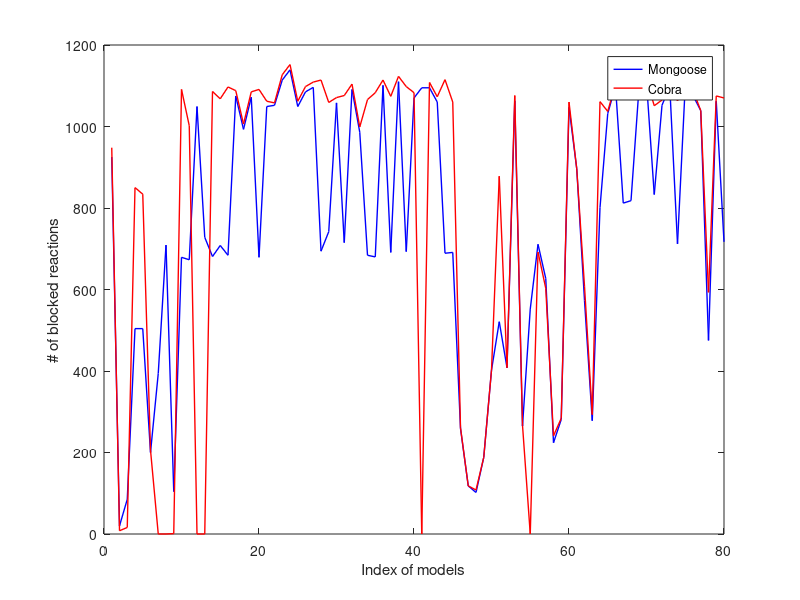
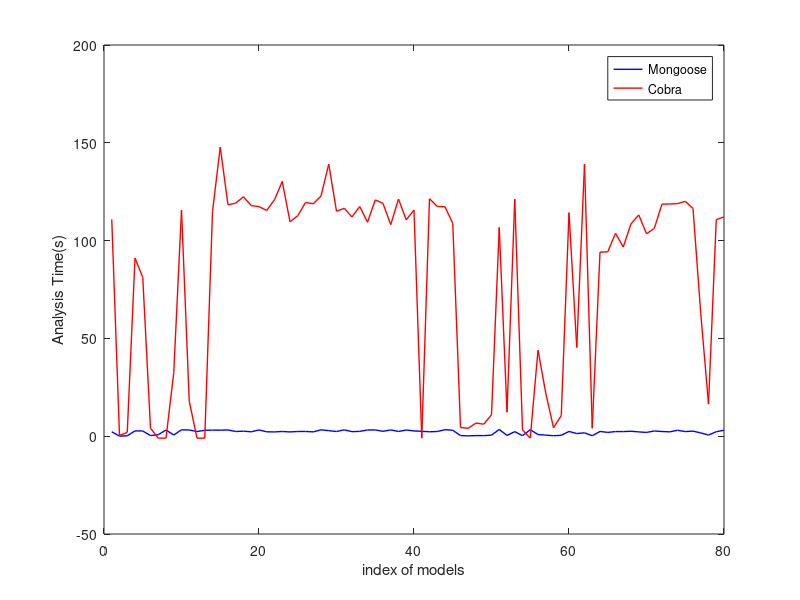

MATLAB code to generate these figures, in order:
% data
modelName = {'STM_v1_0'; 'e_coli_core'; 'iAB_RBC_283'; 'iAF1260'; 'iAF1260b'; 'iAF692'; 'iAF987'; 'iAPECO1_1312'; 'iAT_PLT_636'; 'iB21_1397'; 'iBWG_1329'; 'iE2348C_1286'; 'iEC042_1314'; 'iEC55989_1330'; 'iECABU_c1320'; 'iECBD_1354'; 'iECB_1328'; 'iECDH10B_1368'; 'iECDH1ME8569_1439'; 'iECD_1391'; 'iECED1_1282'; 'iECH74115_1262'; 'iECIAI1_1343'; 'iECIAI39_1322'; 'iECNA114_1301'; 'iECO103_1326'; 'iECO111_1330'; 'iECO26_1355'; 'iECOK1_1307'; 'iECP_1309'; 'iECS88_1305'; 'iECSE_1348'; 'iECSF_1327'; 'iECSP_1301'; 'iECUMN_1333'; 'iECW_1372'; 'iECs_1301'; 'iEKO11_1354'; 'iETEC_1333'; 'iEcDH1_1363'; 'iEcE24377_1341'; 'iEcHS_1320'; 'iEcSMS35_1347'; 'iEcolC_1368'; 'iG2583_1286'; 'iHN637'; 'iIT341'; 'iJB785'; 'iJN678'; 'iJN746'; 'iJO1366'; 'iJR904'; 'iLF82_1304'; 'iLJ478'; 'iML1515'; 'iMM904'; 'iND750'; 'iNF517'; 'iNJ661'; 'iNRG857_1313'; 'iPC815'; 'iRC1080'; 'iSB619'; 'iSBO_1134'; 'iSDY_1059'; 'iSFV_1184'; 'iSF_1195'; 'iSFxv_1172'; 'iSSON_1240'; 'iS_1188'; 'iSbBS512_1146'; 'iUMN146_1321'; 'iUMNK88_1353'; 'iUTI89_1310'; 'iWFL_1372'; 'iY75_1357'; 'iYL1228'; 'iYO844'; 'iZ_1308'; 'ic_1306'};
mongoose_rxn = [925 20 85 504 504 200 394 709 104 679 673 1049 728 681 708 684 1075 993 1072 679 1049 1052 1114 1139 1049 1085 1096 694 742 1058 715 1091 986 684 680 1101 691 1110 693 1070 1095 1095 1060 689 691 259 118 102 188 402 521 408 1063 265 552 711 627 224 281 1047 896 573 278 801 1032 1099 812 818 1086 1109 833 1052 1099 712 1101 1076 1039 475 1062 717]';
mongoose_time = [2.248061657 0.043483019 0.19171381 2.725032806 2.66991663 0.317133904 0.740237713 3.164835691 0.605247736 3.26269722 3.185216665 2.38166976 3.011015177 3.111633778 3.072307825 3.187118769 2.404794931 2.563212395 2.26201582 3.194538116 2.246901751 2.190513849 2.417137146 2.184578419 2.405174017 2.425489664 2.218490362 3.243432045 2.843569756 2.39537859 3.248485088 2.326292992 2.465331554 3.178327799 3.198806524 2.504736423 3.205075026 2.423955441 3.153536797 2.699077368 2.507159472 2.266745329 2.404023409 3.321199894 3.047101736 0.317227364 0.166917086 0.314498425 0.3011446 0.53405571 3.450657606 0.393271208 2.333058357 0.280743122 3.304646015 0.850446224 0.553593397 0.247111559 0.447366714 2.426496267 1.359997272 1.716138124 0.254576683 2.429364443 1.941489935 2.367459536 2.361183405 2.518407106 2.213306427 1.914431334 2.674916983 2.401814938 2.236059904 3.027950525 2.371074915 2.59684968 1.685364962 0.591480494 2.29064846 3.058046341]';
cobra_rxn = [948 8 16 850 834 206 0 0 1 1091 1002 0 0 1086 1068 1097 1088 1006 1085 1091 1062 1058 1127 1152 1062 1098 1109 1114 1059 1071 1076 1104 999 1066 1083 1114 1074 1123 1098 1083 0 1108 1073 1115 1060 261 118 108 188 402 878 408 1076 267 0 692 603 241 284 1060 896 608 293 1061 1037 1105 1118 1084 1092 1115 1051 1065 1112 1063 1114 1089 1039 593 1075 1070]';
cobra_time = [110.8378 0.388 1.9588 91.0699 81.2097 4.0372 -1 -1 32.5235 115.5645 17.8865 -1 -1 114.8606 147.7645 118.2788 119.1879 122.3982 117.8955 117.3741 115.4199 120.8876 130.2565 109.6334 112.7176 119.4757 118.8495 122.7335 139.104 115.0016 116.4881 112.1237 117.444 109.3757 120.8037 119.0294 108.1456 121.2516 110.5963 115.6448 -1 121.3722 117.4663 117.2867 108.8167 4.4419 4.0329 6.7253 6.1357 10.957 106.7626 12.25 121.1478 3.2196 -1 43.9767 22.0524 4.3166 10.5136 114.2984 45.329 139.0672 4.0554 94.0918 94.2575 103.7422 96.7232 108.58 113.1332 103.502 106.1909 118.6591 118.7017 118.9123 120.0656 116.4372 62.7647 16.402 110.6816 112.1162]';

n = length(modelName);
x = 1:n;

figure
h1 = plot(x, mongoose_rxn, '-b', x, cobra_rxn, '-r');

set(h1,'linewidth',1);

ylabel('# of blocked reactions');
xlabel('Index of models');
legend('Mongoose', 'Cobra');

figure
h2 = plot(x, mongoose_time, '-b', x, cobra_time, '-r');

set(h2,'linewidth',1);

ylabel('Analysis Time(s)');
xlabel('index of models');
legend('Mongoose', 'Cobra');